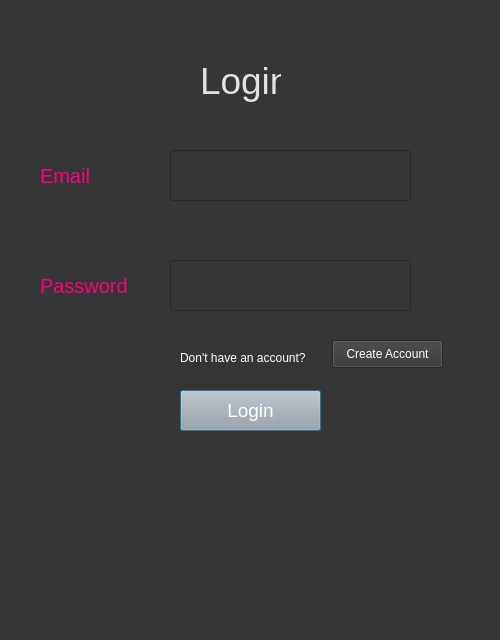
<?xml version="1.0" encoding="UTF-8"?>
<ui version="4.0">
 <class>Dialog</class>
 <widget class="QDialog" name="Dialog">
  <property name="geometry">
   <rect>
    <x>0</x>
    <y>0</y>
    <width>500</width>
    <height>640</height>
   </rect>
  </property>
  <property name="windowTitle">
   <string>Dialog</string>
  </property>
  <property name="styleSheet">
   <string notr="true">background-color: rgb(54, 54, 54);</string>
  </property>
  <widget class="QLabel" name="label">
   <property name="geometry">
    <rect>
     <x>200</x>
     <y>50</y>
     <width>81</width>
     <height>61</height>
    </rect>
   </property>
   <property name="styleSheet">
    <string notr="true">color:rgb(225, 225, 225); font-size:28pt;</string>
   </property>
   <property name="text">
    <string>Login</string>
   </property>
  </widget>
  <widget class="QLabel" name="label_2">
   <property name="geometry">
    <rect>
     <x>40</x>
     <y>160</y>
     <width>101</width>
     <height>31</height>
    </rect>
   </property>
   <property name="styleSheet">
    <string notr="true">font-size:15pt; color:rgb(255, 0, 127)</string>
   </property>
   <property name="text">
    <string>Email</string>
   </property>
  </widget>
  <widget class="QLineEdit" name="email">
   <property name="geometry">
    <rect>
     <x>170</x>
     <y>150</y>
     <width>241</width>
     <height>51</height>
    </rect>
   </property>
   <property name="styleSheet">
    <string notr="true">font-size:14pt; color:rgb(243, 243, 243)</string>
   </property>
  </widget>
  <widget class="QLineEdit" name="password">
   <property name="geometry">
    <rect>
     <x>170</x>
     <y>260</y>
     <width>241</width>
     <height>51</height>
    </rect>
   </property>
   <property name="styleSheet">
    <string notr="true">font-size:14pt; color:rgb(243, 243, 243)</string>
   </property>
   <property name="text">
    <string/>
   </property>
  </widget>
  <widget class="QLabel" name="label_3">
   <property name="geometry">
    <rect>
     <x>40</x>
     <y>270</y>
     <width>111</width>
     <height>31</height>
    </rect>
   </property>
   <property name="styleSheet">
    <string notr="true">font-size:15pt; color:rgb(255, 0, 127)</string>
   </property>
   <property name="text">
    <string>Password</string>
   </property>
  </widget>
  <widget class="QPushButton" name="loginbutton">
   <property name="geometry">
    <rect>
     <x>180</x>
     <y>390</y>
     <width>141</width>
     <height>41</height>
    </rect>
   </property>
   <property name="styleSheet">
    <string notr="true">background-color: rgb(167, 168, 167); font-size:14pt; color:rgb(255, 255, 255)</string>
   </property>
   <property name="text">
    <string>Login</string>
   </property>
  </widget>
  <widget class="QLabel" name="label_4">
   <property name="geometry">
    <rect>
     <x>180</x>
     <y>350</y>
     <width>171</width>
     <height>16</height>
    </rect>
   </property>
   <property name="styleSheet">
    <string notr="true">color:rgb(255, 255, 255)</string>
   </property>
   <property name="text">
    <string>Don't have an account?</string>
   </property>
  </widget>
  <widget class="QPushButton" name="createaccbutton">
   <property name="geometry">
    <rect>
     <x>332</x>
     <y>340</y>
     <width>111</width>
     <height>28</height>
    </rect>
   </property>
   <property name="styleSheet">
    <string notr="true">color:rgb(255, 255, 255)</string>
   </property>
   <property name="text">
    <string>Create Account</string>
   </property>
  </widget>
 </widget>
 <resources/>
 <connections/>
</ui>
